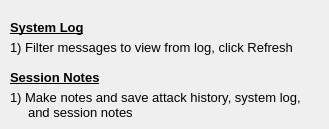
    <widget class="QWidget" name="page_7">
     <widget class="QLabel" name="label2_278">
      <property name="geometry">
       <rect>
        <x>10</x>
        <y>20</y>
        <width>220</width>
        <height>20</height>
       </rect>
      </property>
      <property name="font">
       <font>
        <pointsize>10</pointsize>
        <weight>75</weight>
        <bold>true</bold>
        <underline>true</underline>
       </font>
      </property>
      <property name="text">
       <string>System Log</string>
      </property>
      <property name="alignment">
       <set>Qt::AlignLeading|Qt::AlignLeft|Qt::AlignTop</set>
      </property>
     </widget>
     <widget class="QLabel" name="label2_279">
      <property name="geometry">
       <rect>
        <x>10</x>
        <y>40</y>
        <width>310</width>
        <height>20</height>
       </rect>
      </property>
      <property name="font">
       <font>
        <pointsize>10</pointsize>
       </font>
      </property>
      <property name="text">
       <string>1) Filter messages to view from log, click Refresh</string>
      </property>
      <property name="alignment">
       <set>Qt::AlignLeading|Qt::AlignLeft|Qt::AlignTop</set>
      </property>
     </widget>
     <widget class="QLabel" name="label2_280">
      <property name="geometry">
       <rect>
        <x>10</x>
        <y>70</y>
        <width>220</width>
        <height>20</height>
       </rect>
      </property>
      <property name="font">
       <font>
        <pointsize>10</pointsize>
        <weight>75</weight>
        <bold>true</bold>
        <underline>true</underline>
       </font>
      </property>
      <property name="text">
       <string>Session Notes</string>
      </property>
      <property name="alignment">
       <set>Qt::AlignLeading|Qt::AlignLeft|Qt::AlignTop</set>
      </property>
     </widget>
     <widget class="QLabel" name="label2_281">
      <property name="geometry">
       <rect>
        <x>10</x>
        <y>90</y>
        <width>310</width>
        <height>30</height>
       </rect>
      </property>
      <property name="font">
       <font>
        <pointsize>10</pointsize>
       </font>
      </property>
      <property name="text">
       <string>1) Make notes and save attack history, system log,
     and session notes</string>
      </property>
      <property name="alignment">
       <set>Qt::AlignLeading|Qt::AlignLeft|Qt::AlignTop</set>
      </property>
     </widget>
    </widget>
